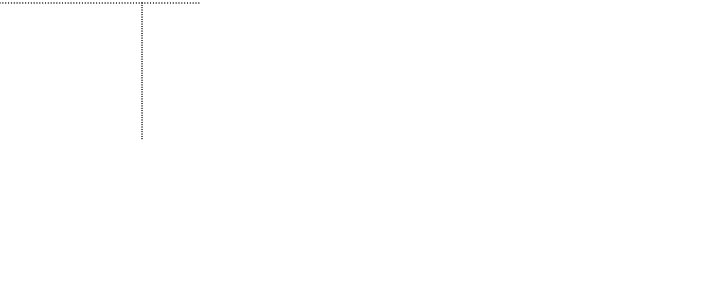
Frame 1 (no input)
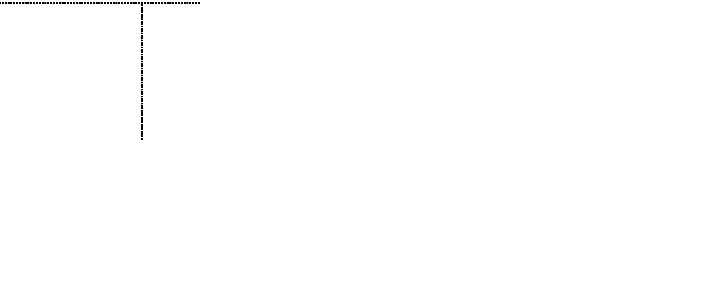
Frame 60 (no input)
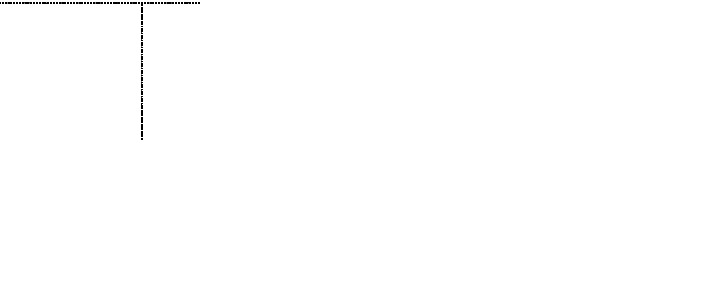
Frame 120 (the mouse pressed at the canvas centre since frame 60)

The p5.js sketch that drew these frames (run headless with seeded random() and noise() and a simulated clock; from frame 60 on, the mouse is pressed at the canvas centre):

// p5.js sketch
// ── sketch.js
 
function ciz(xi,xs,yi,ys){
	if( (xi-xs)==0 )
	{
		xs += 0.01 ;
	}
	if ( (yi-ys)==0 )
	{
		ys += 0.01;
	}

	r=0.1;
	hassasiyet=50;
	x=xs-xi;
	y=ys-yi;

	if (x != 0 || y != 0) 
	{
		xh=x/hassasiyet;
		yh=y/hassasiyet;	
	}

	ekok=x*y;

	for (var i = 0; i <ekok*hassasiyet ; i++) {

		fill(0);
		ellipse(xi,yi,r,r);

		xi +=xh;   
		yi +=yh;
	}
}

 function setup()
 	{
	createCanvas(720,300);
 	background(255);	 
 	}	

 function draw()
 	{
 	ciz(0,142,3,3);
 	ciz(142,142,3,120);
 	
 	 /*	
 	if (konum.x<680) {
 		fill(150,150,150);
		ellipse(340+xkonumArttır(0.1),90,55,55);
 	}
 	
  

 	if (konum.x>680) 
 	{

 				if (konum.y<120) 
			 	{
			 		fill(150,150,150);
 					ellipse(1020,90+ykonumAzalt(5),55,55);
 				}
 				else{
 				fill(150,150,150);
 				ellipse(1020-konum.x2,90+konum.y,55,55);
 				konum.x2+=5;
 			}
 	}
 	*/
 }


 
